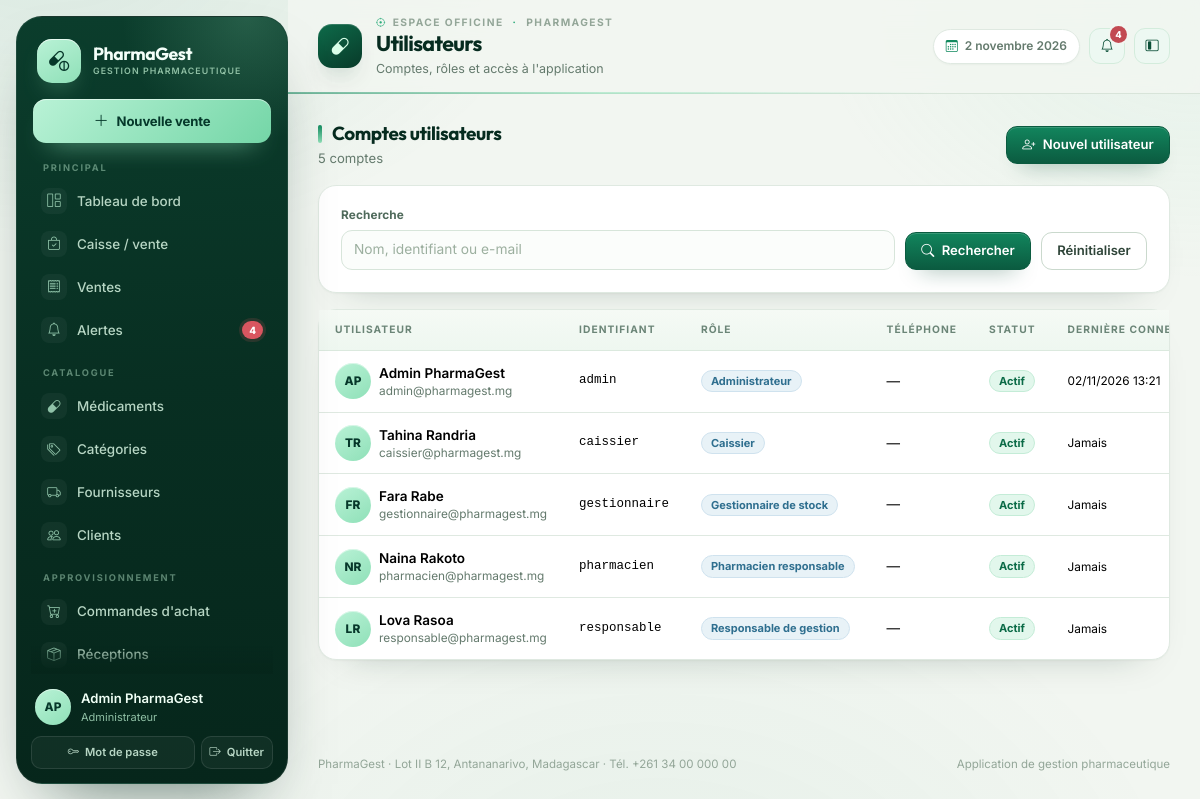
Page /utilisateurs/ (signed in) on the earlier database version.
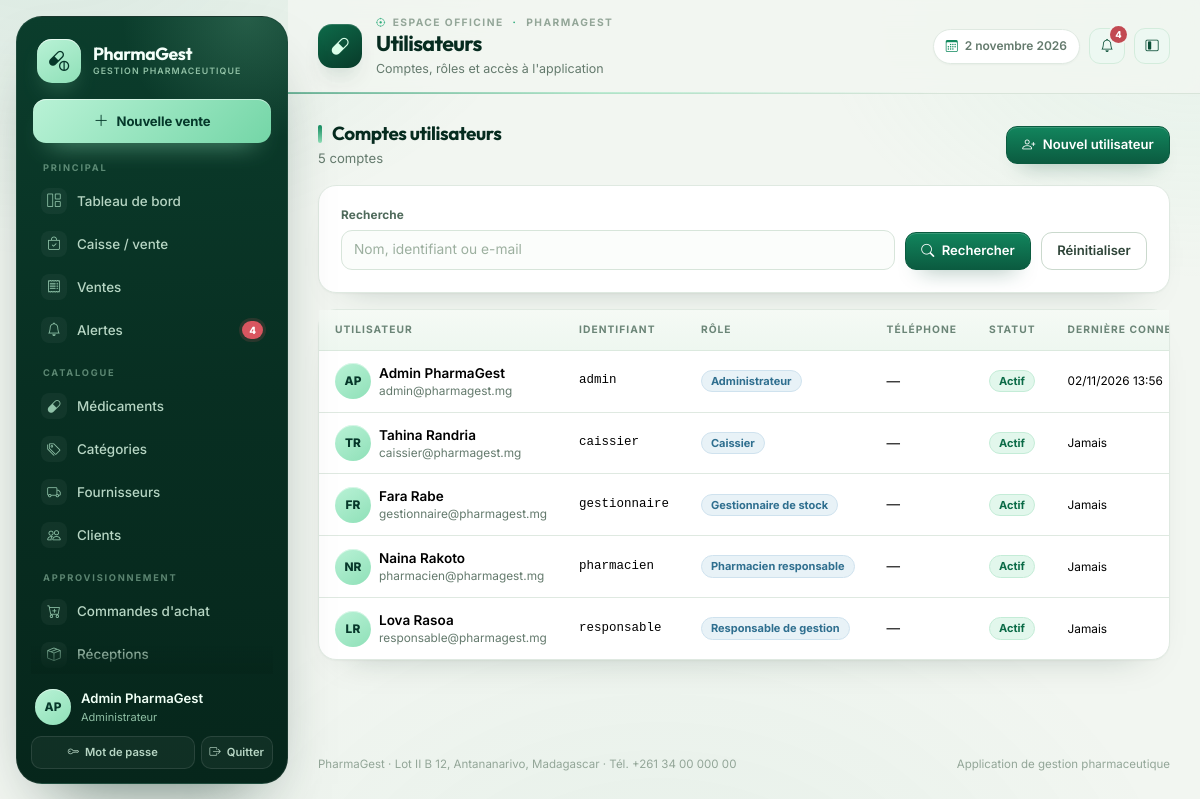
Same page on the later database version.
### gestion/models.py (models this page shows, shortened)
class Utilisateur(AbstractUser):
    class Role(models.TextChoices):
        ADMIN = "ADMIN", "Administrateur"
        PHARMACIEN = "PHARMACIEN", "Pharmacien responsable"
        GESTIONNAIRE = "GESTIONNAIRE", "Gestionnaire de stock"
        CAISSIER = "CAISSIER", "Caissier"
        RESPONSABLE = "RESPONSABLE", "Responsable de gestion"
    role = models.CharField(
        "rôle", max_length=20, choices=Role.choices, default=Role.CAISSIER
    )
    telephone = models.CharField("téléphone", max_length=30, blank=True)
    cree_le = models.DateTimeField("créé le", auto_now_add=True)
    class Meta:
        verbose_name = "utilisateur"
        verbose_name_plural = "utilisateurs"
        ordering = ["username"]
    @property
    def nom_complet(self):
        return self.get_full_name() or self.username
    @property
    def est_admin(self):
        return self.is_superuser or self.role == self.Role.ADMIN
    @property
    def peut_vendre(self):
        return self.est_admin or self.role in {
            self.Role.PHARMACIEN,
            self.Role.CAISSIER,
        }
    @property
    def peut_voir_rapports(self):
        return self.est_admin or self.role in {
            self.Role.PHARMACIEN,
            self.Role.RESPONSABLE,
        }

### gestion/views.py (the view, shortened to what this page needs)
# urls.py: path("utilisateurs/", views.UtilisateurListView.as_view(), name="utilisateur_liste"),
class UtilisateurListView(RoleRequisMixin, ListView):
    model = Utilisateur
    template_name = "gestion/utilisateur_liste.html"
    context_object_name = "utilisateurs"
    paginate_by = 20
    roles_autorises = ()
    def get_queryset(self):
        queryset = Utilisateur.objects.all()
        recherche = self.request.GET.get("q", "").strip()
        return queryset.order_by("username")
    def get_context_data(self, **kwargs):
        contexte = super().get_context_data(**kwargs)
        contexte["q"] = self.request.GET.get("q", "")
        return contexte

### gestion/templatetags/gestion_extras.py (called while the page is built)
@register.filter
def initiales(utilisateur):
    if hasattr(utilisateur, "nom_complet"):
        nom = utilisateur.nom_complet
    else:
        nom = str(utilisateur)
    morceaux = [m for m in nom.replace("-", " ").split(" ") if m]
    if not morceaux:
        return "?"
    if len(morceaux) == 1:
        return morceaux[0][:2].upper()
    return (morceaux[0][0] + morceaux[-1][0]).upper()

### gestion/views.py (called while the page is built)
    def dispatch(self, request, *args, **kwargs):
        if not request.user.is_authenticated:
            return self.handle_no_permission()
        if not (
            request.user.est_admin or request.user.role in self.roles_autorises
        ):
            raise PermissionDenied
        return super().dispatch(request, *args, **kwargs)

### templates/gestion/utilisateur_liste.html (shortened to what this page needs)
{% extends "gestion/base.html" %}
{% load gestion_extras %}
{% block page_title %}Utilisateurs{% endblock %}
{% block page_subtitle %}Comptes, rôles et accès à l'application{% endblock %}
{% block contenu %}
<div class="pg-section-title">
  <div>
    <h2 class="mb-1">Comptes utilisateurs</h2>
    <div class="pg-muted small">{{ paginator.count }} compte{{ paginator.count|pluralize }}</div>
  </div>
  <a class="btn btn-primary" href="{% url 'gestion:utilisateur_ajouter' %}"><i class="bi bi-person-plus me-1"></i> Nouvel utilisateur</a>
</div>
<div class="pg-card mb-3">
  <div class="pg-card-body">
    <form method="get" class="pg-filters">
      <div class="flex-grow-1" style="min-width:220px">
        <label class="form-label">Recherche</label>
        <input class="form-control" type="search" name="q" value="{{ q }}" placeholder="Nom, identifiant ou e-mail">
      </div>
      <div><button class="btn btn-primary" type="submit"><i class="bi bi-search me-1"></i> Rechercher</button></div>
      <div><a class="btn btn-outline-secondary" href="{% url 'gestion:utilisateur_liste' %}">Réinitialiser</a></div>
    </form>
  </div>
</div>
<div class="pg-card">
  <div class="pg-table-wrap">
    <table class="table table-hover align-middle">
      <thead><tr><th>Utilisateur</th><th>Identifiant</th><th>Rôle</th><th>Téléphone</th><th>Statut</th><th>Dernière connexion</th><th class="text-end">Actions</th></tr></thead>
      <tbody>
        {% for utilisateur in utilisateurs %}
        <tr>
          <td>
            <div class="d-flex align-items-center gap-2">
              <span class="pg-avatar">{{ utilisateur.nom_complet|initiales }}</span>
              <div>
                <div class="fw-semibold">{{ utilisateur.nom_complet }}</div>
                <div class="small pg-muted">{{ utilisateur.email|default:"—" }}</div>
              </div>
            </div>
          </td>
          <td class="pg-mono">{{ utilisateur.username }}</td>
          <td><span class="pg-badge pg-badge-blue">{{ utilisateur.get_role_display }}</span></td>
          <td>{{ utilisateur.telephone|default:"—" }}</td>
          <td>
            {% if utilisateur.is_active %}<span class="pg-badge pg-badge-green">Actif</span>
            {% else %}<span class="pg-badge pg-badge-gray">Désactivé</span>{% endif %}
          </td>
          <td class="small pg-muted">{{ utilisateur.last_login|date:"d/m/Y H:i"|default:"Jamais" }}</td>
        </tr>
        {% empty %}
        <tr><td colspan="7" class="pg-empty"><i class="bi bi-people"></i>Aucun utilisateur trouvé.</td></tr>
        {% endfor %}
      </tbody>
    </table>
  </div>
</div>
{% endblock %}

### templates/gestion/base.html (shortened to what the changed rows need)
{% load static %}
{% load gestion_extras %}
<!doctype html>
<html lang="fr">
<head>
  <link href="https://cdn.jsdelivr.net/npm/bootstrap@5.3.3/dist/css/bootstrap.min.css" rel="stylesheet">
  <link href="https://cdn.jsdelivr.net/npm/bootstrap-icons@1.11.3/font/bootstrap-icons.min.css" rel="stylesheet">
  <link rel="stylesheet" href="{% static 'css/pharmagest.css' %}">
</head>
<body>
{% with url_name=request.resolver_match.url_name %}
<div class="pg-shell" data-layout="expanded">
  <aside class="pg-sidebar" id="sidebar" aria-label="Menu principal de navigation">
    <a class="pg-brand" href="{% url 'gestion:tableau_bord' %}" aria-label="Accueil {{ pharmacie_nom }}">
      <span class="pg-brand-text">
        <span class="pg-brand-name">{{ pharmacie_nom }}</span>
        <span class="pg-brand-sub">Gestion pharmaceutique</span>
      </span>
    </a>
    <div class="pg-sidebar-foot">
      <div class="pg-user">
        <span class="pg-avatar">{{ user.nom_complet|initiales }}</span>
        <span class="pg-user-text">
          <span class="name">{{ user.nom_complet }}</span>
          <span class="role">{{ user.get_role_display }}</span>
        </span>
      </div>
    </div>
  </aside>
  <div class="pg-main">
    <header class="pg-topbar">
      <div class="pg-heading">
        <div class="pg-crumb"><i class="bi bi-crosshair"></i> Espace officine <i class="bi bi-dot"></i> {{ pharmacie_nom }}</div>
        <h1 class="pg-page-title">{% block page_title %}Tableau de bord{% endblock %}</h1>
        <p class="pg-page-sub">{% block page_subtitle %}Vue d'ensemble de l'activité de la pharmacie{% endblock %}</p>
      </div>
    </header>
    <main class="pg-content" id="contenu">
      {% block contenu %}{% endblock %}
    </main>
    <footer class="pg-footer">
      <span>{{ pharmacie_nom }} · {{ pharmacie_adresse }} · Tél. {{ pharmacie_telephone }}</span>
      <span>Application de gestion pharmaceutique</span>
    </footer>
  </div>
</div>
{% endwith %}
</body>
</html>

Differences in the rows shown:
changed Utilisateur "Admin PharmaGest": last_login "02/11/2026 13:21" → "02/11/2026 13:56"
